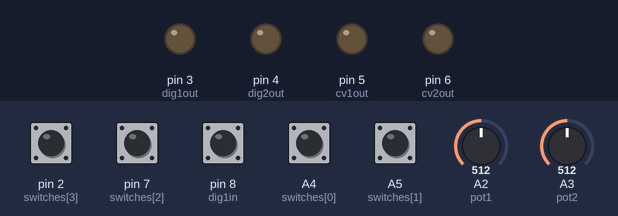
Simulated run of this sketch. Board: Arduino Uno, built with avr-gcc and run on an emulated ATmega328P. On the bench: output pins drawn as LEDs (lit = HIGH). Dashed ring = blinking. Inputs (shaded band) come from the test bench; at power-on: A4 (switches[0]), A5 (switches[1]), pin 2 (switches[3]), pin 7 (switches[2]) HIGH, pin 8 (dig1in) LOW, A2 (pot1) = 512, A3 (pot2) = 512. Random numbers use the default seed unless the sketch sets one.

Above: at 1.2 s.
1.3 s: pin 8 (dig1in) driven HIGH
At 2.4 s:
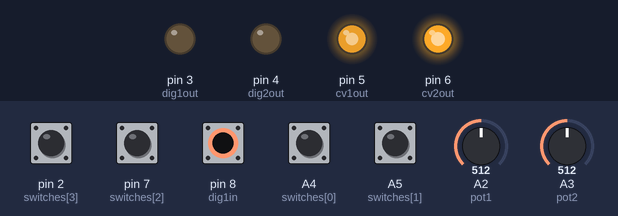
2.8 s: pin 8 (dig1in) pulsed LOW 2 times (0.12 s each, 0.3 s apart)
At 3.09 s:
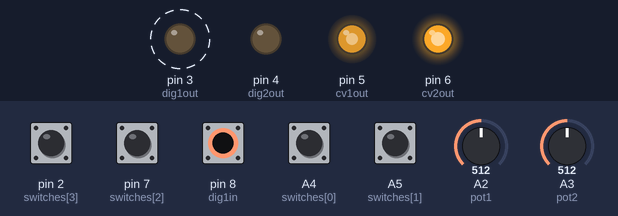
Timing chart, 0 to 5.8 s (numbered marks = the images above; inputs shaded):
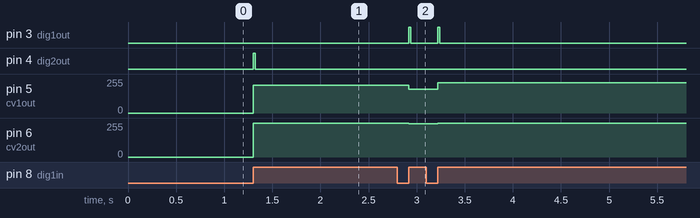

The sketch:

ed3_rls.ino
```cpp
// (licence header left out)
// I/O pins used on the Euro-Duino module.
const int pot1=A2;
const int pot2=A3;
const int switches[]={A4,A5,7,2}; //1 up/down, 2 up/down
const int dig1in=8;
const int dig2in=9;
const int cv1in=A0;
const int cv2in=A1;
const int dig1out=3;
const int dig2out=4;
const int cv1out=5;
const int cv2out=6;
const byte UP=255;
const byte DOWN=128;
byte controls[]={pot1,pot2,cv1in,cv2in};
byte digout[]={dig1out,dig2out};
byte sw[2]={0,0}; //switch state
int ctrlvals[4];

// Variables uses by the sketch

volatile int clkState;

ISR (PCINT0_vect){ //isr for pins 8to13
//check only pin 8 RISING
//doesn't matter if triggered by other things
    clkState=digitalRead(dig1in);
}
//sequence is variable length so using an array to store it
//not rotating the array physically, just keeping different pointers to where we're at in the sequence
const byte seqlength=32;
byte seq[seqlength];
byte ss=0; //seq start/end
byte lowbyte;
int i,j;
const int trigTime=20; //trigger length in milliseconds
const int ctrlTime=10; //time between reading a control in milliseconds (round robin)
unsigned int b; //bit to be flipped
unsigned long timeon[]={0,0};
unsigned long m,ctrlread=0;
byte scale=0,range=0,chance=0,length=0;

byte notes[]={0,4,8,12,16,20,24,28,32,36,40,44,48,52,56,60,64,68,72,76,80,84,88,92,96,100,104,108,112,116,120,124,128,132,136,140,144,148,152,156,161,165,169,173,177,181,185,189,193,197,201,205,209,214,218,222,226,230,234,238,242};
  //using a 12 digit binary number to represent in and out of scale, each digit corresponds to 1 note
  //It gets translated to an octal number because using binary representation is limited to 8 digits unfortunately
  //In octal each digit is 0-7 and represents 3 binary digits, So
  //do the note selection you want ie 101011010101 (c major/ keyboard white keys). Make sure there's 12 steps!
  //group into sets of 3 101 011 010 101
  //each group of three turns into an octal number according to
  //000=0,001=1, 010=2, 011=3, 100=4,101=5,110=6,111=7
  //stick a 0 on the front of this 4 digit number-- that makes it get interpreted as octal
  //add it to the set of scales below-- delete any you don't want
  //you can comment lines out if you might need them again by preceding with // (like this line)
  //Just make sure each one is follwed by a comma except the last one
  // Don't take the existing ones seriously, I don't know much about music...

  //The scale is chosen by A0, so the more there are here, the more fiddly it is
int scales[]={0, //used for unquantised
              07777, //chromatic
              05325, //major 101 011 010 101 5325
              05532,     //minor natural 101 101 011 010  5532
              04420,  //minor arpeggio
              04422,  //minor7th arpeggio
              04220,  //major arpeggio
              04221,  //major7th arpeggio
              02452    //pentatonic 010 100 101 010 2452
            };

  byte note=0,qnote=0;
  byte curscale[61]; //this holds the notes we select out of the full range for the current scale
  byte scalenotes; //how many notes in the scale
  byte numnotes=255;
  byte lastscale=0;
  byte topscale=sizeof(scales)/2-1; //sizeof returns bytes, but scales are ints. This just represents the highest array index in scales
  byte ctrl=0; //which knob to read each pass
  byte tout;

byte trigtime=20;
unsigned long time,ctrltime,swtime;
unsigned int rates[2]={1000,1000};
unsigned long timeouts[2]={0,0};

void setup() {
    // Set up I/O pins
    pinMode(dig1in, INPUT);
    pinMode(dig2in, INPUT);
    pinMode(dig1out, OUTPUT);
    pinMode(dig2out, OUTPUT);
    for (i=0;i<4;i++){
        pinMode(switches[i], INPUT_PULLUP);
    }

// Set up the sketch variables
   //set up random sequence -- this makes sure the random sequence starts out different each time
   randomSeed(millis());
   //could be replaced with
   //seq[]={0,1,0,0,1,...}; with 32 entries
   for (i=0;i<seqlength;i++){
    seq[i]=random(2);
   }

  // set up clock interrupt
    PCMSK0 |= bit (PCINT0);  // want pin 0
    PCIFR  |= bit (PCIF0);   // clear any outstanding interrupts
    PCICR  |= bit (PCIE0);   // enable pin change interrupts for D8 to D13

}


void loop(){
    if (clkState==HIGH){ //stuff only happens on clock
      clkState=LOW;

        //looping sequencer
          b= seq[ss]; //low bit
          tout=1;
          if (random(254)<chance){ //chance of bit flipping
            b=b?0:1;
            tout=0;
          }
          //triggers
          digitalWrite(digout[tout],HIGH);
          timeon[tout]=millis()+trigTime;

          seq[ss]=b; //"rotate" flipped bit
          ss=(ss+1)%length;//increment seq
          lowbyte=rlsbyte(); //work out current value of byte for position in sequence
          note=map(lowbyte,0,255,0,range);
          qnote=scale?curscale[note]:note;

          analogWrite(cv1out,255-qnote); //euroduino inverted -- quantised
          analogWrite(cv2out,255-note); //non-quantised
        }

        m=millis();
    //turn off triggers
        for (i=0;i<2;i++){
            if (timeon[i] && m>timeon[i]){
                digitalWrite(digout[i],LOW);
                timeon[i]=0;
            }
        }
   //reading controls in between clock pulses; read 1 every ctrltime
   if (m>ctrlread){
    switch(ctrl){
        case 0: //changing scale
         scale=map(analogRead(pot2),0,1023,0,topscale); //scale
         if (lastscale!=scale){ //pick the notes for the scale
              lastscale=scale;
              if (scale){ //ie not 0
                  for(i=0,j=0;i<61;i++){ //we're just reading the scale info note by note and picking notes from the full set
                    if (scales[scale] & (04000>>i%12)){ //should this interval be in the selected scale
                      curscale[j++]=notes[i];
                    }
                  }
                  scalenotes=0; //how many notes per octave in this scale?
                  i=scales[scale];
                  while (i){
                     scalenotes+= i & 1;
                     i=i>>1;
                  }
               numnotes=scalenotes*5-1;
              } else {
                  numnotes=255; //unquantised
              }
          }
          break;
        case 1:
         rdsw();
         switch (sw[1]){
            case UP:
                range=numnotes;
                break;
            case DOWN:
                range=numnotes/4;
                break;
            default:
                range=numnotes/2;
                break;
         }
         break;
        case 2:
         chance=analogRead(pot1)>>2; //TM flip chance
         break;
        case 3:
         rdsw();
         switch (sw[0]){
            case UP:
                length=32;
                break;
            case DOWN:
                length=8;
                break;
            default:
                length=16;
                break;
         }
         break;
    }
    ctrl=(ctrl+1)%4;
    ctrlread=m+ctrlTime;
   }

}


void rdsw(){
//set state of switches
//using internal Pullup which means open is HIGH, and closed is low
    byte i,v;
    byte pins[4];
    for (i=0;i<4;i++){
       pins[i]=digitalRead(switches[i]);
    }
    sw[0]=0;
    if (pins[0]==LOW){
        sw[0]=UP;
    } else if (pins[1]==LOW){
        sw[0]=DOWN;
    }
    sw[1]=0;
    if (pins[2]==LOW){
        sw[1]=UP;
    } else if (pins[3]==LOW){
        sw[1]=DOWN;
    }
}


byte rlsbyte(){
    // if sl was constant can use this
        //lowbyte=lowbyte>>1;
        //lowbyte=lowbyte | seq[(ss+7)%sl]<<7
    // but if sl reduces may no longer be in the right zone, so will need sudden seq jump
    // could just use above anyway, it would sort it self out within 7 clock pulses? might be a good segue?
 byte b=0;
    for (i=0;i<8;i++){
         b=b|seq[(ss+i)%length]<<i;
    }
    return b;
 }

//  ===================== end of program =======================
```

Measured:
- after the input at 1.3 s, pin 4 (dig2out): LOW → HIGH at once, → LOW 0.02 s later; pin 5 (cv1out): 0/255 → 207/255 at once; pin 6 (cv2out): 0/255 → 252/255 at once
- after the input at 2.8 s, pin 3 (dig1out): alternates HIGH for 0.02 s and LOW for 0.28 s, 4 changes in all, then stays LOW, starting after 0.12 s; pin 5 (cv1out): 207/255 → 179/255 after 0.12 s, → 227/255 0.30 s later; pin 6 (cv2out): 252/255 → 250/255 after 0.12 s, → 253/255 0.30 s later
